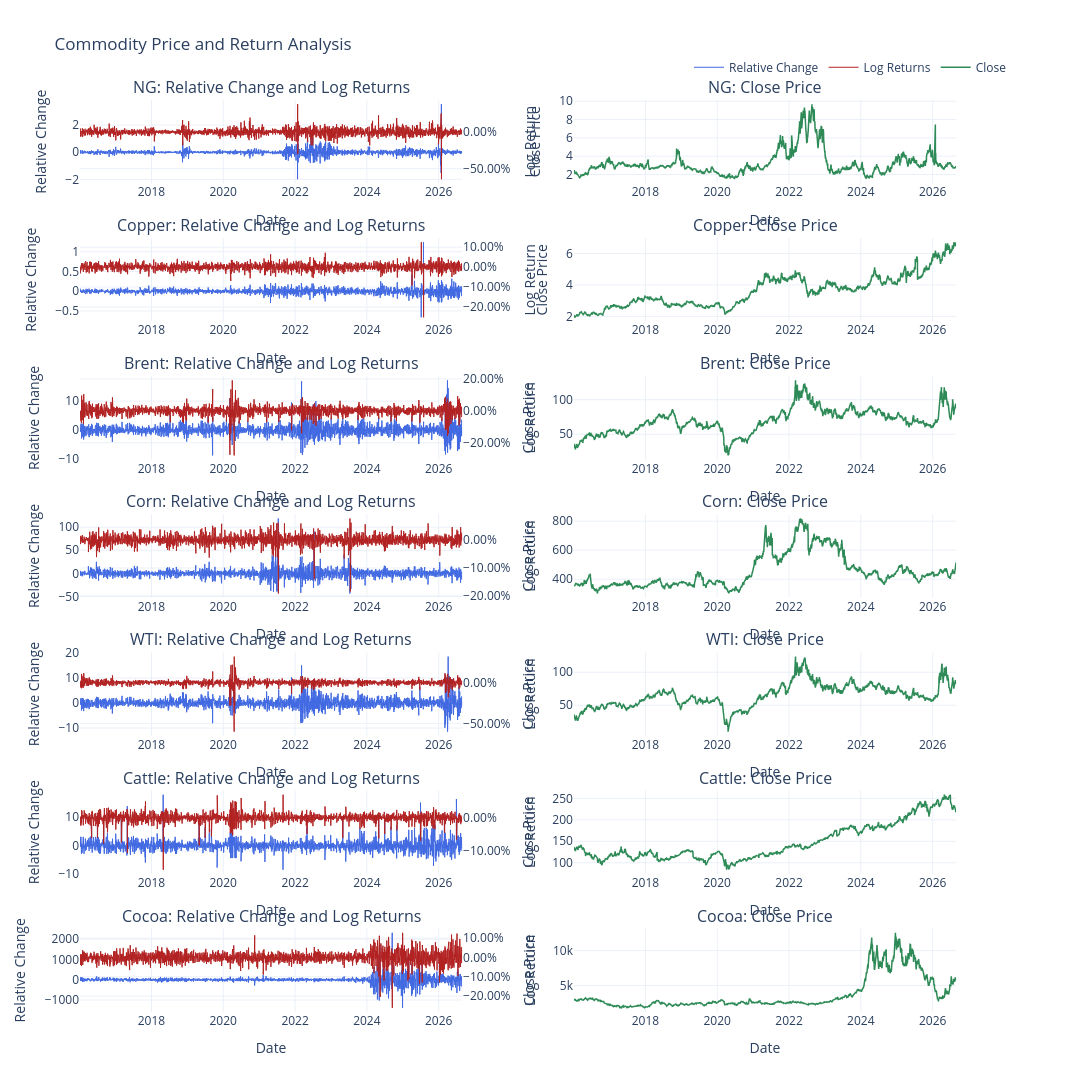

This figure's notebook cell:
### Code cell
basic.plot_commodity_analysis(dfs)

### Figure 1 — Plotly figure (JSON) as saved in the notebook; plotly's stock layout.template omitted (floating-point values rounded to 4 significant figures; data arrays with more than 128 entries replaced by an {"elided": "..."} marker saying what was removed)
{"data": [{"legendgroup": "relative", "line": {"color": "royalblue", "width": 1}, "mode": "lines", "name": "Relative Change", "showlegend": true, "type": "scatter", "x": {"elided": "3888 str values"}, "xaxis": "x", "y": {"elided": "3888 float values"}, "yaxis": "y"}, {"legendgroup": "log", "line": {"color": "firebrick", "width": 1}, "mode": "lines", "name": "Log Returns", "showlegend": true, "type": "scatter", "x": {"elided": "3888 str values"}, "xaxis": "x", "y": {"elided": "3888 float values"}, "yaxis": "y2"}, {"legendgroup": "close", "line": {"color": "seagreen", "width": 1.5}, "mode": "lines", "name": "Close", "showlegend": true, "type": "scatter", "x": {"elided": "3888 str values"}, "xaxis": "x2", "y": {"elided": "3888 float values"}, "yaxis": "y3"}, {"legendgroup": "relative", "line": {"color": "royalblue", "width": 1}, "mode": "lines", "name": "Relative Change", "showlegend": false, "type": "scatter", "x": {"elided": "3888 str values"}, "xaxis": "x3", "y": {"elided": "3888 float values"}, "yaxis": "y4"}, {"legendgroup": "log", "line": {"color": "firebrick", "width": 1}, "mode": "lines", "name": "Log Returns", "showlegend": false, "type": "scatter", "x": {"elided": "3888 str values"}, "xaxis": "x3", "y": {"elided": "3888 float values"}, "yaxis": "y5"}, {"legendgroup": "close", "line": {"color": "seagreen", "width": 1.5}, "mode": "lines", "name": "Close", "showlegend": false, "type": "scatter", "x": {"elided": "3888 str values"}, "xaxis": "x4", "y": {"elided": "3888 float values"}, "yaxis": "y6"}, {"legendgroup": "relative", "line": {"color": "royalblue", "width": 1}, "mode": "lines", "name": "Relative Change", "showlegend": false, "type": "scatter", "x": {"elided": "3888 str values"}, "xaxis": "x5", "y": {"elided": "3888 float values"}, "yaxis": "y7"}, {"legendgroup": "log", "line": {"color": "firebrick", "width": 1}, "mode": "lines", "name": "Log Returns", "showlegend": false, "type": "scatter", "x": {"elided": "3888 str values"}, "xaxis": "x5", "y": {"elided": "3888 float values"}, "yaxis": "y8"}, {"legendgroup": "close", "line": {"color": "seagreen", "width": 1.5}, "mode": "lines", "name": "Close", "showlegend": false, "type": "scatter", "x": {"elided": "3888 str values"}, "xaxis": "x6", "y": {"elided": "3888 float values"}, "yaxis": "y9"}, {"legendgroup": "relative", "line": {"color": "royalblue", "width": 1}, "mode": "lines", "name": "Relative Change", "showlegend": false, "type": "scatter", "x": {"elided": "3888 str values"}, "xaxis": "x7", "y": {"elided": "3888 float values"}, "yaxis": "y10"}, {"legendgroup": "log", "line": {"color": "firebrick", "width": 1}, "mode": "lines", "name": "Log Returns", "showlegend": false, "type": "scatter", "x": {"elided": "3888 str values"}, "xaxis": "x7", "y": {"elided": "3888 float values"}, "yaxis": "y11"}, {"legendgroup": "close", "line": {"color": "seagreen", "width": 1.5}, "mode": "lines", "name": "Close", "showlegend": false, "type": "scatter", "x": {"elided": "3888 str values"}, "xaxis": "x8", "y": {"elided": "3888 float values"}, "yaxis": "y12"}, {"legendgroup": "relative", "line": {"color": "royalblue", "width": 1}, "mode": "lines", "name": "Relative Change", "showlegend": false, "type": "scatter", "x": {"elided": "3888 str values"}, "xaxis": "x9", "y": {"elided": "3888 float values"}, "yaxis": "y13"}, {"legendgroup": "log", "line": {"color": "firebrick", "width": 1}, "mode": "lines", "name": "Log Returns", "showlegend": false, "type": "scatter", "x": {"elided": "3888 str values"}, "xaxis": "x9", "y": {"elided": "3888 float values"}, "yaxis": "y14"}, {"legendgroup": "close", "line": {"color": "seagreen", "width": 1.5}, "mode": "lines", "name": "Close", "showlegend": false, "type": "scatter", "x": {"elided": "3888 str values"}, "xaxis": "x10", "y": {"elided": "3888 float values"}, "yaxis": "y15"}, {"legendgroup": "relative", "line": {"color": "royalblue", "width": 1}, "mode": "lines", "name": "Relative Change", "showlegend": false, "type": "scatter", "x": {"elided": "3888 str values"}, "xaxis": "x11", "y": {"elided": "3888 float values"}, "yaxis": "y16"}, {"legendgroup": "log", "line": {"color": "firebrick", "width": 1}, "mode": "lines", "name": "Log Returns", "showlegend": false, "type": "scatter", "x": {"elided": "3888 str values"}, "xaxis": "x11", "y": {"elided": "3888 float values"}, "yaxis": "y17"}, {"legendgroup": "close", "line": {"color": "seagreen", "width": 1.5}, "mode": "lines", "name": "Close", "showlegend": false, "type": "scatter", "x": {"elided": "3888 str values"}, "xaxis": "x12", "y": {"elided": "3888 float values"}, "yaxis": "y18"}, {"legendgroup": "relative", "line": {"color": "royalblue", "width": 1}, "mode": "lines", "name": "Relative Change", "showlegend": false, "type": "scatter", "x": {"elided": "3888 str values"}, "xaxis": "x13", "y": {"elided": "3888 float values"}, "yaxis": "y19"}, {"legendgroup": "log", "line": {"color": "firebrick", "width": 1}, "mode": "lines", "name": "Log Returns", "showlegend": false, "type": "scatter", "x": {"elided": "3888 str values"}, "xaxis": "x13", "y": {"elided": "3888 float values"}, "yaxis": "y20"}, {"legendgroup": "close", "line": {"color": "seagreen", "width": 1.5}, "mode": "lines", "name": "Close", "showlegend": false, "type": "scatter", "x": {"elided": "3888 str values"}, "xaxis": "x14", "y": {"elided": "3888 float values"}, "yaxis": "y21"}], "layout": {"annotations": [{"font": {"size": 16}, "showarrow": false, "text": "NG: Relative Change and Log Returns", "x": 0.205, "xanchor": "center", "xref": "paper", "y": 1, "yanchor": "bottom", "yref": "paper"}, {"font": {"size": 16}, "showarrow": false, "text": "NG: Close Price", "x": 0.735, "xanchor": "center", "xref": "paper", "y": 1, "yanchor": "bottom", "yref": "paper"}, {"font": {"size": 16}, "showarrow": false, "text": "Copper: Relative Change and Log Returns", "x": 0.205, "xanchor": "center", "xref": "paper", "y": 0.8486, "yanchor": "bottom", "yref": "paper"}, {"font": {"size": 16}, "showarrow": false, "text": "Copper: Close Price", "x": 0.735, "xanchor": "center", "xref": "paper", "y": 0.8486, "yanchor": "bottom", "yref": "paper"}, {"font": {"size": 16}, "showarrow": false, "text": "Brent: Relative Change and Log Returns", "x": 0.205, "xanchor": "center", "xref": "paper", "y": 0.6971, "yanchor": "bottom", "yref": "paper"}, {"font": {"size": 16}, "showarrow": false, "text": "Brent: Close Price", "x": 0.735, "xanchor": "center", "xref": "paper", "y": 0.6971, "yanchor": "bottom", "yref": "paper"}, {"font": {"size": 16}, "showarrow": false, "text": "Corn: Relative Change and Log Returns", "x": 0.205, "xanchor": "center", "xref": "paper", "y": 0.5457, "yanchor": "bottom", "yref": "paper"}, {"font": {"size": 16}, "showarrow": false, "text": "Corn: Close Price", "x": 0.735, "xanchor": "center", "xref": "paper", "y": 0.5457, "yanchor": "bottom", "yref": "paper"}, {"font": {"size": 16}, "showarrow": false, "text": "WTI: Relative Change and Log Returns", "x": 0.205, "xanchor": "center", "xref": "paper", "y": 0.3943, "yanchor": "bottom", "yref": "paper"}, {"font": {"size": 16}, "showarrow": false, "text": "WTI: Close Price", "x": 0.735, "xanchor": "center", "xref": "paper", "y": 0.3943, "yanchor": "bottom", "yref": "paper"}, {"font": {"size": 16}, "showarrow": false, "text": "Cattle: Relative Change and Log Returns", "x": 0.205, "xanchor": "center", "xref": "paper", "y": 0.2429, "yanchor": "bottom", "yref": "paper"}, {"font": {"size": 16}, "showarrow": false, "text": "Cattle: Close Price", "x": 0.735, "xanchor": "center", "xref": "paper", "y": 0.2429, "yanchor": "bottom", "yref": "paper"}, {"font": {"size": 16}, "showarrow": false, "text": "Cocoa: Relative Change and Log Returns", "x": 0.205, "xanchor": "center", "xref": "paper", "y": 0.09143, "yanchor": "bottom", "yref": "paper"}, {"font": {"size": 16}, "showarrow": false, "text": "Cocoa: Close Price", "x": 0.735, "xanchor": "center", "xref": "paper", "y": 0.09143, "yanchor": "bottom", "yref": "paper"}], "height": 2450, "hovermode": "x unified", "legend": {"orientation": "h", "x": 1, "xanchor": "right", "y": 1.02, "yanchor": "bottom"}, "title": {"text": "Commodity Price and Return Analysis"}, "width": 1600, "xaxis": {"anchor": "y", "domain": [0, 0.41], "title": {"text": "Date"}}, "xaxis10": {"anchor": "y15", "domain": [0.53, 0.94], "title": {"text": "Date"}}, "xaxis11": {"anchor": "y16", "domain": [0, 0.41], "title": {"text": "Date"}}, "xaxis12": {"anchor": "y18", "domain": [0.53, 0.94], "title": {"text": "Date"}}, "xaxis13": {"anchor": "y19", "domain": [0, 0.41], "title": {"text": "Date"}}, "xaxis14": {"anchor": "y21", "domain": [0.53, 0.94], "title": {"text": "Date"}}, "xaxis2": {"anchor": "y3", "domain": [0.53, 0.94], "title": {"text": "Date"}}, "xaxis3": {"anchor": "y4", "domain": [0, 0.41], "title": {"text": "Date"}}, "xaxis4": {"anchor": "y6", "domain": [0.53, 0.94], "title": {"text": "Date"}}, "xaxis5": {"anchor": "y7", "domain": [0, 0.41], "title": {"text": "Date"}}, "xaxis6": {"anchor": "y9", "domain": [0.53, 0.94], "title": {"text": "Date"}}, "xaxis7": {"anchor": "y10", "domain": [0, 0.41], "title": {"text": "Date"}}, "xaxis8": {"anchor": "y12", "domain": [0.53, 0.94], "title": {"text": "Date"}}, "xaxis9": {"anchor": "y13", "domain": [0, 0.41], "title": {"text": "Date"}}, "yaxis": {"anchor": "x", "domain": [0.9086, 1], "title": {"text": "Relative Change"}}, "yaxis10": {"anchor": "x7", "domain": [0.4543, 0.5457], "title": {"text": "Relative Change"}}, "yaxis11": {"anchor": "x7", "overlaying": "y10", "side": "right", "tickformat": ".2%", "title": {"text": "Log Return"}}, "yaxis12": {"anchor": "x8", "domain": [0.4543, 0.5457], "title": {"text": "Close Price"}}, "yaxis13": {"anchor": "x9", "domain": [0.3029, 0.3943], "title": {"text": "Relative Change"}}, "yaxis14": {"anchor": "x9", "overlaying": "y13", "side": "right", "tickformat": ".2%", "title": {"text": "Log Return"}}, "yaxis15": {"anchor": "x10", "domain": [0.3029, 0.3943], "title": {"text": "Close Price"}}, "yaxis16": {"anchor": "x11", "domain": [0.1514, 0.2429], "title": {"text": "Relative Change"}}, "yaxis17": {"anchor": "x11", "overlaying": "y16", "side": "right", "tickformat": ".2%", "title": {"text": "Log Return"}}, "yaxis18": {"anchor": "x12", "domain": [0.1514, 0.2429], "title": {"text": "Close Price"}}, "yaxis19": {"anchor": "x13", "domain": [0, 0.09143], "title": {"text": "Relative Change"}}, "yaxis2": {"anchor": "x", "overlaying": "y", "side": "right", "tickformat": ".2%", "title": {"text": "Log Return"}}, "yaxis20": {"anchor": "x13", "overlaying": "y19", "side": "right", "tickformat": ".2%", "title": {"text": "Log Return"}}, "yaxis21": {"anchor": "x14", "domain": [0, 0.09143], "title": {"text": "Close Price"}}, "yaxis3": {"anchor": "x2", "domain": [0.9086, 1], "title": {"text": "Close Price"}}, "yaxis4": {"anchor": "x3", "domain": [0.7571, 0.8486], "title": {"text": "Relative Change"}}, "yaxis5": {"anchor": "x3", "overlaying": "y4", "side": "right", "tickformat": ".2%", "title": {"text": "Log Return"}}, "yaxis6": {"anchor": "x4", "domain": [0.7571, 0.8486], "title": {"text": "Close Price"}}, "yaxis7": {"anchor": "x5", "domain": [0.6057, 0.6971], "title": {"text": "Relative Change"}}, "yaxis8": {"anchor": "x5", "overlaying": "y7", "side": "right", "tickformat": ".2%", "title": {"text": "Log Return"}}, "yaxis9": {"anchor": "x6", "domain": [0.6057, 0.6971], "title": {"text": "Close Price"}}}}
